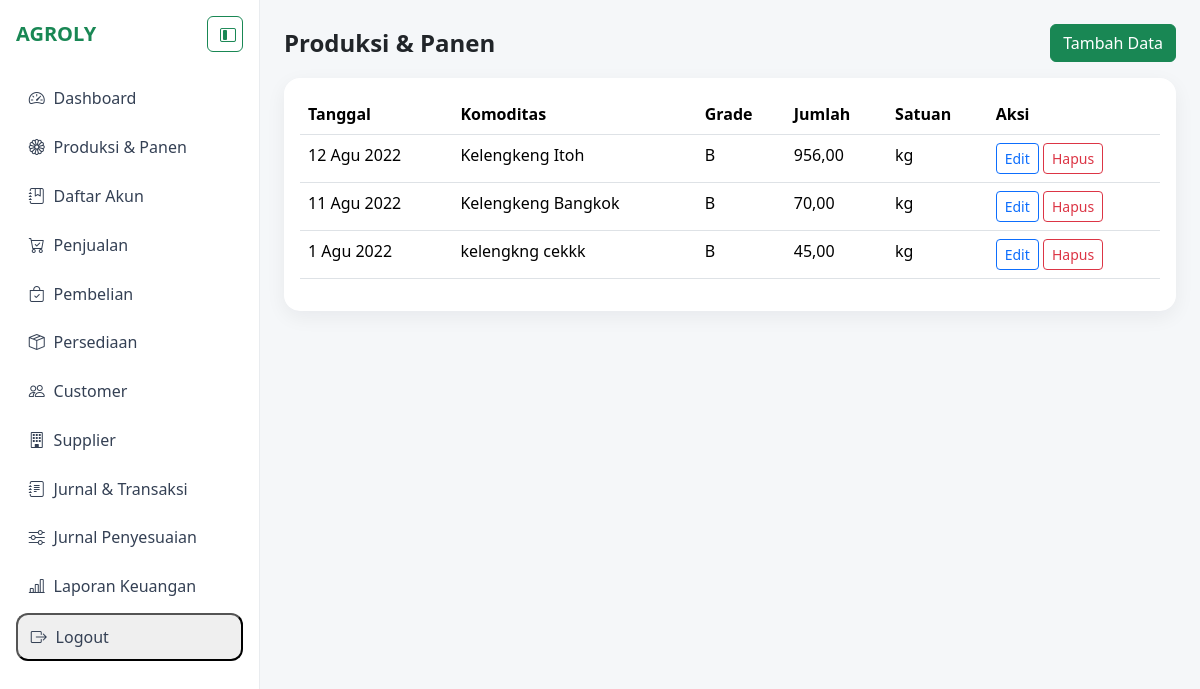
/produksi-panen/ (signed in), run on the app's committed database.
### agroly/produksi_panen/models.py (models this page shows)
class ProduksiPanen(models.Model):
    tanggal = models.DateField()
    komoditas = models.CharField(max_length=120)
    grade = models.CharField(max_length=30)
    jumlah_hasil_panen = models.DecimalField(max_digits=18, decimal_places=2)
    satuan = models.CharField(max_length=30, default="kg")
    keterangan = models.CharField(max_length=255, blank=True)
    class Meta:
        db_table = "produksi_panen"
        ordering = ["-tanggal", "-id"]

### agroly/produksi_panen/views.py (the view)
# urls.py: path("", ProduksiPanenListView.as_view(), name="list"),
class ProduksiPanenListView(LoginRequiredMixin, ListView):
    model = ProduksiPanen
    template_name = "produksi_panen/list.html"
    context_object_name = "data_produksi"

### templates/produksi_panen/list.html
{% extends "base.html" %}
{% block content %}
<div class="d-flex justify-content-between align-items-center mb-3">
  <h4 class="fw-bold mb-0">Produksi & Panen</h4>
  <a class="btn btn-success" href="{% url 'produksi_panen:tambah' %}">Tambah Data</a>
</div>
<div class="card kartu p-3">
  <table class="table"><thead><tr><th>Tanggal</th><th>Komoditas</th><th>Grade</th><th>Jumlah</th><th>Satuan</th><th>Aksi</th></tr></thead><tbody>{% for item in data_produksi %}<tr><td>{{ item.tanggal }}</td><td>{{ item.komoditas }}</td><td>{{ item.grade }}</td><td>{{ item.jumlah_hasil_panen }}</td><td>{{ item.satuan }}</td><td><a class="btn btn-sm btn-outline-primary" href="{% url 'produksi_panen:edit' item.pk %}">Edit</a> <form method="post" action="{% url 'produksi_panen:hapus' item.pk %}" class="d-inline">{% csrf_token %}<button class="btn btn-sm btn-outline-danger" onclick="return confirm('Hapus data panen?')">Hapus</button></form></td></tr>{% empty %}<tr><td colspan="6">Belum ada data.</td></tr>{% endfor %}</tbody></table>
</div>
{% endblock %}

### templates/base.html (style rules this page uses)
body { background:#f5f7f9; }
.kartu { border:0; border-radius:1rem; box-shadow:0 6px 20px rgba(16,24,40,.06); transition:all .3s ease; }

### data on the page
ProduksiPanen: tanggal "12 Agu 2022", komoditas "Kelengkeng Itoh", grade "B", jumlah_hasil_panen "956,00", satuan "kg"
ProduksiPanen: tanggal "11 Agu 2022", komoditas "Kelengkeng Bangkok", grade "B", jumlah_hasil_panen "70,00", satuan "kg"
ProduksiPanen: tanggal "1 Agu 2022", komoditas "kelengkng cekkk", grade "B", jumlah_hasil_panen "45,00", satuan "kg"
